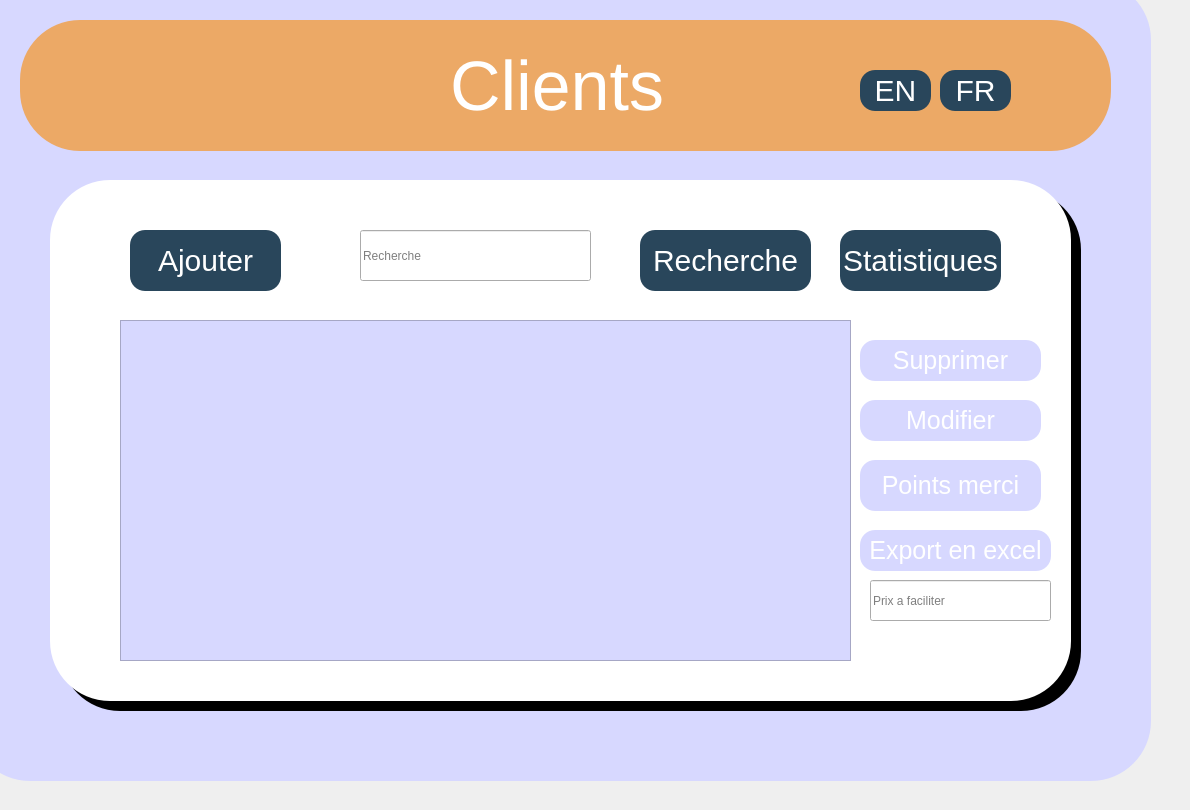
    <widget class="QWidget" name="clients_2">
     <widget class="QPushButton" name="pushButton_7">
      <property name="geometry">
       <rect>
        <x>20</x>
        <y>20</y>
        <width>1091</width>
        <height>131</height>
       </rect>
      </property>
      <property name="styleSheet">
       <string notr="true">QPushButton{
background:#ECA966;
font-size:70px;
border-radius:60px;
color:white;
}</string>
      </property>
      <property name="text">
       <string/>
      </property>
     </widget>
     <widget class="QLabel" name="Produits">
      <property name="geometry">
       <rect>
        <x>450</x>
        <y>30</y>
        <width>221</width>
        <height>111</height>
       </rect>
      </property>
      <property name="styleSheet">
       <string notr="true">QLabel{
font-size:70px;
color:white;
}</string>
      </property>
      <property name="text">
       <string>Clients</string>
      </property>
     </widget>
     <widget class="QPushButton" name="Retour">
      <property name="geometry">
       <rect>
        <x>70</x>
        <y>50</y>
        <width>81</width>
        <height>71</height>
       </rect>
      </property>
      <property name="styleSheet">
       <string notr="true">QPushButton{
background:#ECA966;
font-size:70px;
border-radius:60px;
color:white;
}</string>
      </property>
      <property name="text">
       <string/>
      </property>
      <property name="icon">
       <iconset>
        <normaloff>../../../../Downloads/Images/icons8-undo-100.png</normaloff>../../../../Downloads/Images/icons8-undo-100.png</iconset>
      </property>
      <property name="iconSize">
       <size>
        <width>70</width>
        <height>70</height>
       </size>
      </property>
     </widget>
     <widget class="QPushButton" name="pushButton_3">
      <property name="geometry">
       <rect>
        <x>60</x>
        <y>190</y>
        <width>1021</width>
        <height>521</height>
       </rect>
      </property>
      <property name="styleSheet">
       <string notr="true">QPushButton{
background:black;
font-size:70px;
border-radius:60px;
color:white;
}</string>
      </property>
      <property name="text">
       <string/>
      </property>
     </widget>
     <widget class="QPushButton" name="pushButton_4">
      <property name="geometry">
       <rect>
        <x>50</x>
        <y>180</y>
        <width>1021</width>
        <height>521</height>
       </rect>
      </property>
      <property name="styleSheet">
       <string notr="true">QPushButton{
background:white;
font-size:70px;
border-radius:60px;
color:white;
}</string>
      </property>
      <property name="text">
       <string/>
      </property>
     </widget>
     <widget class="QPushButton" name="pushButton_6">
      <property name="geometry">
       <rect>
        <x>-30</x>
        <y>-20</y>
        <width>1181</width>
        <height>801</height>
       </rect>
      </property>
      <property name="styleSheet">
       <string notr="true">QPushButton{
background:rgb(215, 216, 255);
font-size:70px;
border-radius:60px;
color:white;
}</string>
      </property>
      <property name="text">
       <string/>
      </property>
     </widget>
     <widget class="QPushButton" name="ajouter1_btn">
      <property name="geometry">
       <rect>
        <x>130</x>
        <y>230</y>
        <width>151</width>
        <height>61</height>
       </rect>
      </property>
      <property name="styleSheet">
       <string notr="true">QPushButton{
background:#29465B;
font-size:30px;
border-radius:15px;
color:white;
}

QPushButton:hover{
color:#3794AB;
border-radius:15px;
background:white;
font-size:30px;
}</string>
      </property>
      <property name="text">
       <string>Ajouter</string>
      </property>
     </widget>
     <widget class="QLineEdit" name="recherche_cl">
      <property name="geometry">
       <rect>
        <x>360</x>
        <y>230</y>
        <width>231</width>
        <height>51</height>
       </rect>
      </property>
      <property name="placeholderText">
       <string>Recherche</string>
      </property>
     </widget>
     <widget class="QPushButton" name="supprimer_btn">
      <property name="geometry">
       <rect>
        <x>860</x>
        <y>340</y>
        <width>181</width>
        <height>41</height>
       </rect>
      </property>
      <property name="styleSheet">
       <string notr="true">QPushButton{
background:rgb(215, 216, 255);
font-size:25px;
border-radius:15px;
color:white;
}

QPushButton:hover{
color:#3794AB;
border-radius:15px;
background:white;
font-size:30px;
}</string>
      </property>
      <property name="text">
       <string>Supprimer</string>
      </property>
     </widget>
     <widget class="QPushButton" name="Statistiques_btn">
      <property name="geometry">
       <rect>
        <x>840</x>
        <y>230</y>
        <width>161</width>
        <height>61</height>
       </rect>
      </property>
      <property name="styleSheet">
       <string notr="true">QPushButton{
background:#29465B;
font-size:30px;
border-radius:15px;
color:white;
}

QPushButton:hover{
color:#3794AB;
border-radius:15px;
background:white;
font-size:30px;
}</string>
      </property>
      <property name="text">
       <string>Statistiques</string>
      </property>
     </widget>
     <widget class="QPushButton" name="Rechercher_btn">
      <property name="geometry">
       <rect>
        <x>670</x>
        <y>200</y>
        <width>81</width>
        <height>71</height>
       </rect>
      </property>
      <property name="styleSheet">
       <string notr="true">QPushButton{
background:white;
font-size:70px;
border-radius:60px;
color:white;
}</string>
      </property>
      <property name="text">
       <string/>
      </property>
      <property name="icon">
       <iconset>
        <normaloff>../../../../Downloads/Images/icons8-search-58.png</normaloff>../../../../Downloads/Images/icons8-search-58.png</iconset>
      </property>
      <property name="iconSize">
       <size>
        <width>70</width>
        <height>70</height>
       </size>
      </property>
     </widget>
     <widget class="QTableView" name="tableView">
      <property name="geometry">
       <rect>
        <x>120</x>
        <y>320</y>
        <width>731</width>
        <height>341</height>
       </rect>
      </property>
      <property name="styleSheet">
       <string notr="true">background:rgb(215, 216, 255);
color:black;
font-size:10px;</string>
      </property>
      <attribute name="horizontalHeaderDefaultSectionSize">
       <number>120</number>
      </attribute>
     </widget>
     <widget class="QPushButton" name="modifier_btn">
      <property name="geometry">
       <rect>
        <x>860</x>
        <y>400</y>
        <width>181</width>
        <height>41</height>
       </rect>
      </property>
      <property name="styleSheet">
       <string notr="true">QPushButton{
background:rgb(215, 216, 255);
font-size:25px;
border-radius:15px;
color:white;
}

QPushButton:hover{
color:#3794AB;
border-radius:15px;
background:white;
font-size:30px;
}</string>
      </property>
      <property name="text">
       <string>Modifier</string>
      </property>
     </widget>
     <widget class="QPushButton" name="recherchecl">
      <property name="geometry">
       <rect>
        <x>640</x>
        <y>230</y>
        <width>171</width>
        <height>61</height>
       </rect>
      </property>
      <property name="styleSheet">
       <string notr="true">QPushButton{
background:#29465B;
font-size:30px;
border-radius:15px;
color:white;
}

QPushButton:hover{
color:#3794AB;
border-radius:15px;
background:white;
font-size:30px;
}</string>
      </property>
      <property name="text">
       <string>Recherche</string>
      </property>
     </widget>
     <widget class="QPushButton" name="PM">
      <property name="geometry">
       <rect>
        <x>860</x>
        <y>460</y>
        <width>181</width>
        <height>51</height>
       </rect>
      </property>
      <property name="styleSheet">
       <string notr="true">QPushButton{
background:rgb(215, 216, 255);
font-size:25px;
border-radius:15px;
color:white;
}

QPushButton:hover{
color:#3794AB;
border-radius:15px;
background:white;
font-size:20px;
}</string>
      </property>
      <property name="text">
       <string>Points merci</string>
      </property>
     </widget>
     <widget class="QPushButton" name="Excelexport">
      <property name="geometry">
       <rect>
        <x>860</x>
        <y>530</y>
        <width>191</width>
        <height>41</height>
       </rect>
      </property>
      <property name="styleSheet">
       <string notr="true">QPushButton{
background:rgb(215, 216, 255);
font-size:25px;
border-radius:15px;
color:white;
}

QPushButton:hover{
color:#3794AB;
border-radius:15px;
background:white;
font-size:20px;
}</string>
      </property>
      <property name="text">
       <string>Export en excel</string>
      </property>
     </widget>
     <widget class="QLineEdit" name="prixaexport">
      <property name="geometry">
       <rect>
        <x>870</x>
        <y>580</y>
        <width>181</width>
        <height>41</height>
       </rect>
      </property>
      <property name="placeholderText">
       <string>Prix a faciliter</string>
      </property>
     </widget>
     <widget class="QTableView" name="faciliter">
      <property name="geometry">
       <rect>
        <x>1080</x>
        <y>700</y>
        <width>20</width>
        <height>20</height>
       </rect>
      </property>
     </widget>
     <widget class="QPushButton" name="changelanguage">
      <property name="geometry">
       <rect>
        <x>860</x>
        <y>70</y>
        <width>71</width>
        <height>41</height>
       </rect>
      </property>
      <property name="styleSheet">
       <string notr="true">QPushButton{
background:#29465B;
font-size:30px;
border-radius:15px;
color:white;
}

QPushButton:hover{
color:#3794AB;
border-radius:15px;
background:white;
font-size:30px;
}</string>
      </property>
      <property name="text">
       <string>EN</string>
      </property>
     </widget>
     <widget class="QPushButton" name="changefr">
      <property name="geometry">
       <rect>
        <x>940</x>
        <y>70</y>
        <width>71</width>
        <height>41</height>
       </rect>
      </property>
      <property name="styleSheet">
       <string notr="true">QPushButton{
background:#29465B;
font-size:30px;
border-radius:15px;
color:white;
}

QPushButton:hover{
color:#3794AB;
border-radius:15px;
background:white;
font-size:30px;
}</string>
      </property>
      <property name="text">
       <string>FR</string>
      </property>
     </widget>
     <zorder>faciliter</zorder>
     <zorder>pushButton_6</zorder>
     <zorder>pushButton_7</zorder>
     <zorder>Produits</zorder>
     <zorder>pushButton_3</zorder>
     <zorder>pushButton_4</zorder>
     <zorder>Retour</zorder>
     <zorder>ajouter1_btn</zorder>
     <zorder>recherche_cl</zorder>
     <zorder>supprimer_btn</zorder>
     <zorder>Statistiques_btn</zorder>
     <zorder>Rechercher_btn</zorder>
     <zorder>tableView</zorder>
     <zorder>modifier_btn</zorder>
     <zorder>recherchecl</zorder>
     <zorder>PM</zorder>
     <zorder>Excelexport</zorder>
     <zorder>prixaexport</zorder>
     <zorder>changelanguage</zorder>
     <zorder>changefr</zorder>
    </widget>
